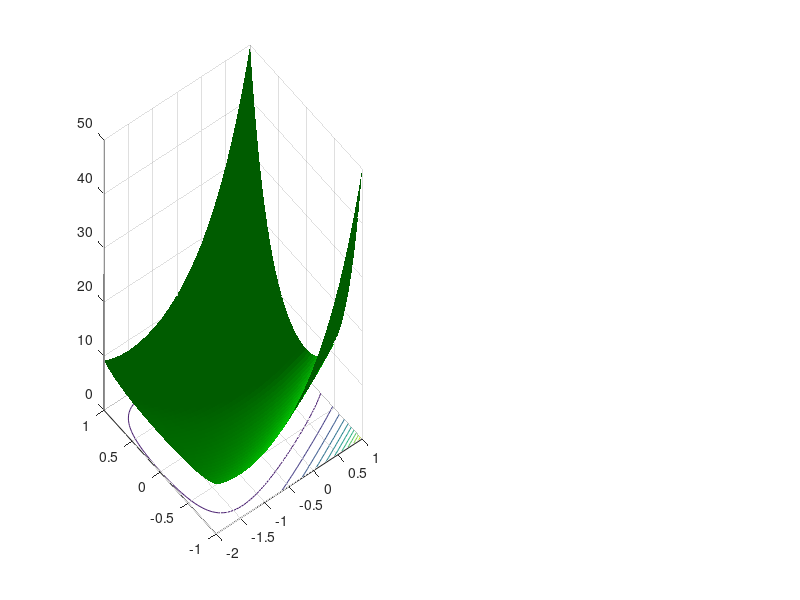

The MATLAB script that drew this image: (Note: this script raises an error after producing the figure.)
function [] = optimization()
    
    maxIter = 10000;
    epsilon = 1e-5;
    usedNorm = 2;

    % init
    x = [0.9; 0.6];
    
    % matlab steepest descent
    %[x,fval] = fminunc(@wrapper, x);
    
    plot_function(x);
    
    % path of steps (just for visualization)
    opt_path = [x; wrapper(x)];
    
    for i = 1:maxIter
        % compute highest descent direction
        grad_f_x = [f(x(1), x(2)) - f(x(1)-epsilon, x(2)); ...
            f(x(1), x(2)) - f(x(1), x(2)-epsilon)];
        
        if usedNorm == 1
            if abs(grad_f_x(1)) > abs(grad_f_x(2))
                delta_x = [-sign(grad_f_x(1)); 0];
            else
                delta_x = [0; -sign(grad_f_x(2))];
            end
        elseif usedNorm == 2
            delta_x = -grad_f_x/norm(grad_f_x, 2);
        elseif usedNorm == 'P'
            
        end
        
        % line search
        t = armijo_goldstein(x, delta_x, grad_f_x);
        
        % update
        x_prev = x;
        x = x + t*delta_x;
        
        % add to path
        new_path = [x; wrapper(x)];
        opt_path = [opt_path new_path];
        
        % convergence check
        if abs(x_prev - x) < epsilon
            break
        end
        
        plot_function(x);
        drawnow;
    end
    
    disp(['converged after ' num2str(i) ' steps (L' num2str(usedNorm) ' norm) --> ' ...
        'f(' num2str(x(1)) ', ' num2str(x(2)) ') = ' num2str(wrapper(x))])
    
    % plot
    plot_function(x);
    
    % plot path
    subplot(1,2,1);
    hold on;
    plot3(opt_path(1,:), opt_path(2,:), opt_path(3,:));
    hold off;
    subplot(1,2,2);
    hold on;
    plot(opt_path(1,:), opt_path(2,:));
    hold off;

end

% line search (1D optimization)
function t = armijo_goldstein(x, delta_x, grad_f_x)
    alpha = 0.25; % alpha in [0, 0.5]
    beta = 0.75; % beta in [0, 1]
    t = 1; 
    while wrapper(x + t*delta_x) > wrapper(x) + alpha*t*grad_f_x'*delta_x;
        t = beta*t;
    end
end

function plot_function(x)
    [X1, X2] = meshgrid(-2:0.05:1, -1:0.05:1);
    
    y = f(X1(:)', X2(:)');
    y = reshape(y, size(X1, 1), size(X2, 2));
    
    figure(1)
    
    subplot(1,2,1)
    surfc(X1, X2, y, 'FaceColor','green','EdgeColor','none');
    camlight left; lighting phong
    set(gca, 'GridLineStyle', '--');
    xlabel('x_1');
    ylabel('x_2');
    zlabel('f(x_1, x_2)');
    title('Exponential Function');

    % current point
    hold on;
    scatter3(x(1), x(2), wrapper(x), '+r');
    hold off;
    
   
    subplot(1,2,2)
    [C, h] = contour(X1, X2, y, [3 5 7]);
    set(h,'ShowText','on','TextStep',get(h,'LevelStep'))
    colormap default
    axis equal
    xlabel('x_1');
    ylabel('x_2');
    title('Contour Plot');
    
    % current point
    hold on;
    scatter(x(1), x(2), '+r');
    hold off;
end

% wrapper function for f(x1, x2), if you want to use a vector of x-values
function val = wrapper(x_vec)
    val = f(x_vec(1), x_vec(2));
end

function val = f(x1, x2)
    val = exp(x1 + 3.*x2 - 0.1) + exp(x1 - 3.*x2 - 0.1) + exp(-x1 - 0.1);
end
